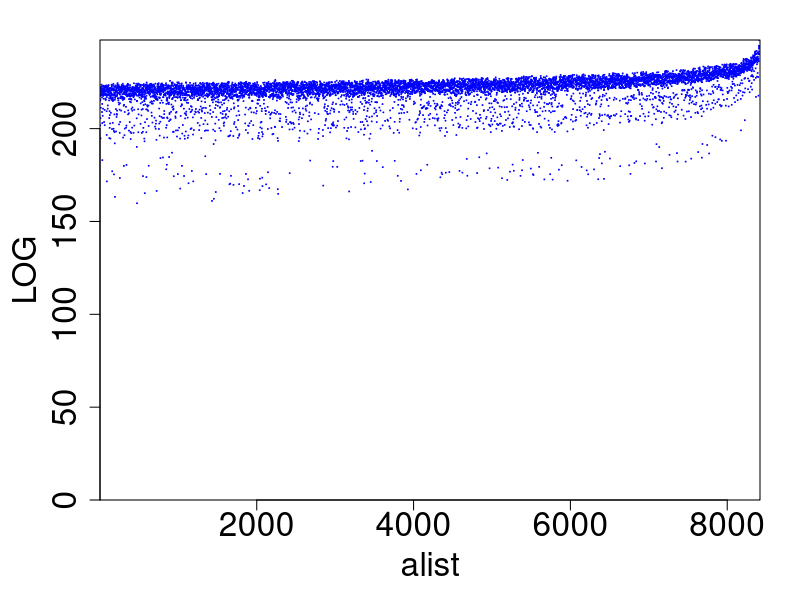

Source code (R):
nodes <- list(
  "START" = (function(x) 0),
  "A"= (function(x) if(x>700) 0 else 22-0.005*x),
  "B" = (function(x) if(x>700) 0 else 20 - 0.02*x),
  "C" = (function(x) if(x>700) 0 else 29 - 0.01*x),
  "D" = (function(x) if(x>700) 0 else 20 - 0.04*x),
  "E" = (function(x) if(x>700) 0 else 40 - 0.021*x),
  "F" = (function(x) if(x>700) 0 else 20 - 0.04*x),
  "G" = (function(x) if(x>700) 0 else 20 - 0.03*x),
  "H" = (function(x) if(x>700) 0 else 30 - 0.02*x),
  "I" = (function(x) if(x>700) 0 else 50 - 0.032*x)

)

edges <- list (
  "START" = list("A"= function(x) 15+0.0008*x*(700-x), "B"= function(x) 34+0.00052*x*(700-x), "E"= function(x) 33+0.00051*x*(700-x), "D"= function(x) 32+0.0002*x*(700-x),
                 "C"= function(x) 30+0.00053*x*(700-x), "G"= function(x) 30+0.0001*x*(720-x), "F"= function(x) 30+0.00032*x*(700-x),
                 "H"= function(x) 50+0.00001*x*(700-x), "I"= function(x) 30+0.0005*x*(740-x)),
  "A" = list("A"= function(x) 31+0.0015*x*(700-x), "B"= function(x) 32+0.0001*x*(712-x), "E"= function(x) 30+0.0005*x*(700-x), "D"= function(x) 30+0.0005*x*(700-x),
             "C"= function(x) 12+0.0003*x*(700-x), "G"= function(x) 20+0.0002*x*(640-x), "F"= function(x) 3+0.0025*x*(700-x),
             "H"= function(x) 33+0.0002*x*(720-x), "I"= function(x) 30+0.0005*x*(720-x)),
  "B" = list("A"= function(x) 20+0.0004*x*(700-x), "B"= function(x) 30+0.0005*x*(700-x), "E"= function(x) 23+0.0007*x*(700-x), "D"= function(x) 30+0.0005*x*(700-x),
             "C"= function(x) 30+0.00056*x*(700-x), "G"= function(x) 30+0.0015*x*(700-x), "F"= function(x) 31+0.0025*x*(700-x),
             "H"= function(x) 30+0.0001*x*(710-x), "I"= function(x) 30+0.0005*x*(550-x)),
  "C" = list("A"= function(x) 32+0.0015*x*(600-x), "B"= function(x) 33+0.0001*x*(700-x), "E"= function(x) 32+0.0025*x*(700-x), "D"= function(x) 30+0.0005*x*(700-x),
             "C"= function(x) 13+0.0005*x*(700-x), "G"= function(x) 32+0.0002*x*(800-x), "F"= function(x) 31+0.005*x*(700-x),
             "H"= function(x) 23+0.0005*x*(700-x), "I"= function(x) 30+0.0005*x*(700-x)),
  "D" = list("A"= function(x) 12+0.0005*x*(500-x), "B"= function(x) 20+0.0001*x*(490-x), "E"= function(x) 13+0.0002*x*(700-x), "D"= function(x) 30+0.0005*x*(700-x),
             "C"= function(x) 34+0.0003*x*(700-x), "G"= function(x) 10+0.0002*x*(700-x), "F"= function(x) 12+0.0001*x*(700-x),
             "H"= function(x) 12+0.0005*x*(700-x), "I"= function(x) 30+0.0005*x*(680-x)),
  "E" = list("A"= function(x) 30+0.0002*x*(700-x), "B"= function(x) 12+0.0005*x*(700-x), "E"= function(x) 33+0.0001*x*(700-x), "D"= function(x) 30+0.0005*x*(700-x),
             "C"= function(x) 30+0.0005*x*(700-x), "G"= function(x) 13+0.0005*x*(640-x), "F"= function(x) 23+0.0002*x*(700-x),
             "H"= function(x) 33+0.0002*x*(700-x), "I"= function(x) 30+0.0005*x*(700-x)),
  "F" = list("A"= function(x) 32+0.0001*x*(700-x), "B"= function(x) 11+0.0025*x*(620-x), "E"= function(x) 30+0.0031*x*(700-x), "D"= function(x) 30+0.0005*x*(700-x),
             "C"= function(x) 36+0.0001*x*(700-x), "G"= function(x) 23+0.001*x*(700-x), "F"= function(x) 30+0.00123*x*(700-x),
             "H"= function(x) 40+0.0001*x*(700-x), "I"= function(x) 30+0.0005*x*(700-x)),
  "G" = list("A"= function(x) 7+0.002*x*(700-x), "B"= function(x) 12.3+0.0003*x*(700-x), "E"= function(x) 53+0.0012*x*(700-x), "D"= function(x) 30+0.0005*x*(700-x),
             "C"= function(x) 16+0.0007*x*(700-x), "G"= function(x) 41+0.0004*x*(630-x), "F"= function(x) 32+0.00043*x*(700-x),
             "H"= function(x) 11+0.0005*x*(700-x), "I"= function(x) 30+0.0005*x*(700-x)),
  "H" = list("A"= function(x) 21+0.0009*x*(700-x), "B"= function(x) 15+0.0002*x*(700-x), "E"= function(x) 34+0.0002*x*(700-x), "D"= function(x) 30+0.0005*x*(700-x),
             "C"= function(x) 13+0.0005*x*(700-x), "G"= function(x) 12+0.0001*x*(700-x), "F"= function(x) 30+0.0002*x*(700-x),
             "H"= function(x) 22+0.0003*x*(700-x), "I"= function(x) 30+0.0005*x*(700-x)),
  "I" = list("A"= function(x) 30+0.0002*x*(700-x), "B"= function(x) 12+0.0005*x*(700-x), "E"= function(x) 33+0.0001*x*(700-x), "D"= function(x) 30+0.0005*x*(700-x),
             "C"= function(x) 13+0.0005*x*(700-x), "G"= function(x) 12+0.0001*x*(700-x), "F"= function(x) 30+0.0002*x*(700-x),
             "H"= function(x) 33+0.0002*x*(700-x), "I"= function(x) 30+0.0005*x*(700-x))
)

price <- function(n, time) {
  return (nodes[[n]](time))
}
  
count_heuristic <- function(visited, time, price, prev, curr) {
  value <- 0
  for (n in names(nodes)) {
    if (!n %in% visited) {
      value <- value + nodes[[n]](time)
    }
  }
  return(value)
}

count_heuristic1 <- function(visited, time, price, prev, curr) {
  value <- 0
  for (n in names(nodes)) {
    if (!n %in% visited) {
      if(n %in% edges[[curr]])
        value <- value + nodes[[n]](time+time(curr, n, time))
      else
        value <- value + nodes[[n]](time)
    }
  }
  return(value)
}

count_heuristic2 <- function(visited, time, price, prev, curr) {
  value <- 0
  for (n in names(nodes)) {
    if (!n %in% visited) {
      value <- value + nodes[[n]](0)
    }
  }
  return(value)
}

count_heuristic3 <- function(visited, time, price, prev, curr) {
  value <- 0
  temp <- list()
  for (n in names(nodes)) {
    if (!n %in% visited) {
      temp<- c(n, temp)
    }
  }
  temp<-temp[order(sapply(temp, function(x) nodes[[x]](time), simplify = TRUE),
                   decreasing = TRUE)]
  lowest = which.min(unlist(lapply(edges, function(x) (lapply(x, function (y) y(0))))))[[1]]
  i = 0
  for(t in temp){
    i = i+1
    value <- value + nodes[[t]](time + lowest*i)
  }
  return(value)
}


time <- function(curr, nextt, timee) {
  return (edges[[curr]][[nextt]](timee))
}

getNeighbors <- function(node) {
  return (names(edges[[node]]))
}

selPrior <- function(log){
  return (log[[1]])
}

N <- function(struct) {
  visited = struct[["visited"]]
  result <- list()
  curr <- struct[["curr"]]
  neighbors <- getNeighbors(curr)
  for(n in neighbors) {
    if(!n %in% visited) {
      new_visited = c(visited, n)
      time <- struct[["time"]] + time(curr, n, struct[["time"]])
      price <- struct[["price"]] + price(n, time)
      heuristic <- count_heuristic(new_visited, time, price, curr, n)
      element <- list("visited" = new_visited,
                     "curr" = n,
                     "time" = time,
                     "price" = price,
                     "heuristic"= heuristic
                     )
      result <- append(result, list(element))
    }
  }
  return (result)
}

LOG <- list(0)
H <- list(list("visited" = c("START"),
          "curr" = "START",
          "time" = 0,
          "price" = 0,
          "heuristic" = count_heuristic(vector('character'), 0, 0, "START", "START")))
while(length(H[[1]][["visited"]])<length(nodes)) {
  x<-selPrior(H)
  H[[1]] <- NULL
  Y<-N(x)
  H<-append(Y, H)
  LOG <- append(lapply(Y, function(x) x[["price"]]+x[["heuristic"]]), LOG)
  H<-H[order(sapply(H, function(x) x[["price"]]+x[["heuristic"]], simplify = TRUE),
          decreasing = TRUE)]
}
alist<-c(1:length(LOG))

png(
  "test.png",
  width     = 3.25,
  height    = 3.25,
  units     = "in",
  res       = 1200,
  pointsize = 1
)
par(
  mar      = c(5, 5, 2, 2),
  xaxs     = "i",
  yaxs     = "i",
  cex.axis = 2,
  cex.lab  = 2
)


plot(alist, LOG, cex=0.1, pch=4, type="p", col="blue")
dev.off()
